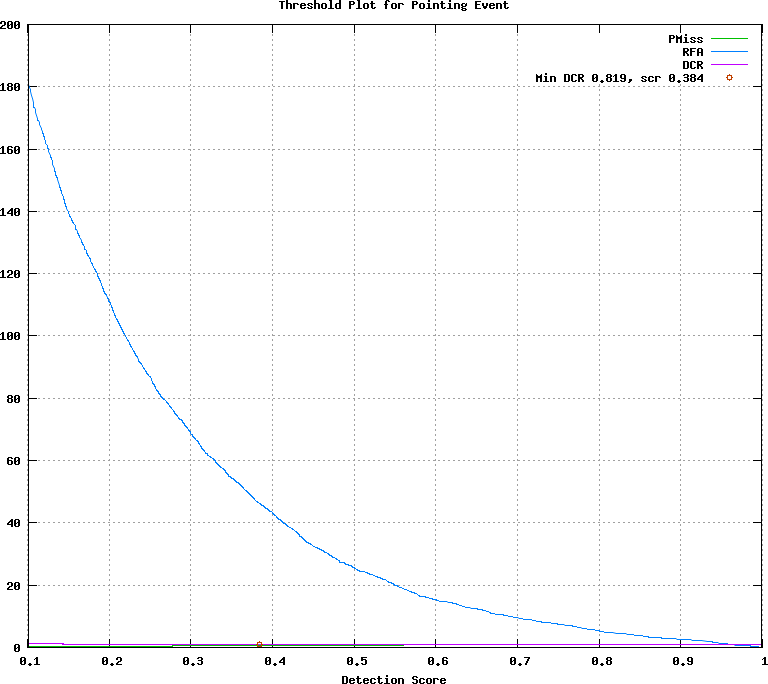

Write gnuplot code to recreate this figure.
## GNUPLOT command file
set terminal postscript color
set style data lines
set title 'Threshold Plot for Pointing Event'
set xlabel 'Detection Score'
set grid
set size ratio 0.85
plot [0.101000:0.999000]  \
  'test.det.Pointing_Event.dat.1' using 1:4 title 'PMiss' with lines lt 2, \
  'test.det.Pointing_Event.dat.1' using 1:5 title 'RFA' with lines lt 3, \
  'test.det.Pointing_Event.dat.1' using 1:6 title 'DCR' with lines lt 4, \
  'test.det.Pointing_Event.dat.2' using 1:2 title 'Min DCR 0.819, scr 0.384' with points lt 6
